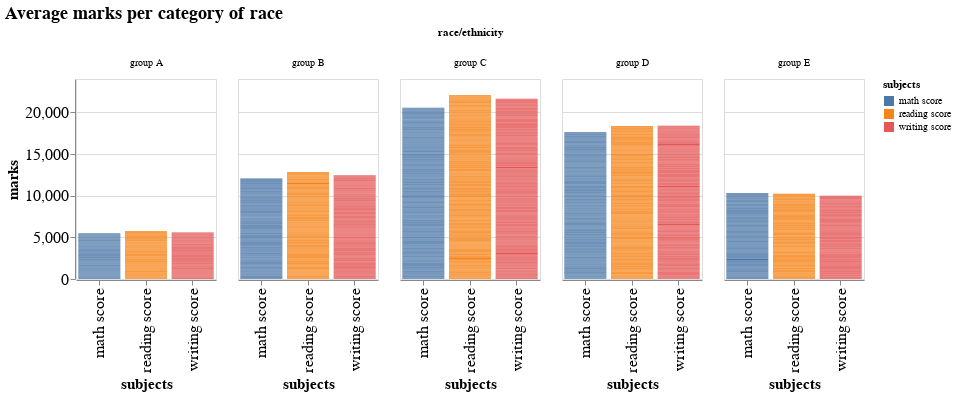

The code cell stored with this chart in its notebook:
### Markdown cell above
##### Grouped Bar Chart

### Code cell
alt.Chart(stack).mark_bar().encode(alt.X('subjects', axis=alt.Axis(titleFontSize=15)), 
                                   y=alt.Y('marks', axis=alt.Axis(titleFontSize=15)), color='subjects', 
                                   column='race/ethnicity').properties(
    height=200,width=140,title='Average marks per category of race').configure_axis(
    labelFontSize=16).configure_title(fontSize=18)

### Figure 1 — Vega-Lite specification as saved in the notebook (floating-point values rounded to 4 significant figures; data arrays with more than 128 entries replaced by an {"elided": "..."} marker saying what was removed)
{"config": {"view": {"continuousWidth": 400, "continuousHeight": 300}, "axis": {"labelFontSize": 16}, "title": {"fontSize": 18}}, "data": {"name": "data-5ee1dc91a60f8432e6dd069d8e6a33d7"}, "mark": "bar", "encoding": {"color": {"field": "subjects", "type": "nominal"}, "column": {"field": "race/ethnicity", "type": "nominal"}, "x": {"axis": {"titleFontSize": 15}, "field": "subjects", "type": "nominal"}, "y": {"axis": {"titleFontSize": 15}, "field": "marks", "type": "quantitative"}}, "height": 200, "title": "Average marks per category of race", "width": 140, "$schema": "https://vega.github.io/schema/vega-lite/v4.17.0.json", "datasets": {"data-5ee1dc91a60f8432e6dd069d8e6a33d7": {"elided": "3000 records"}}}
